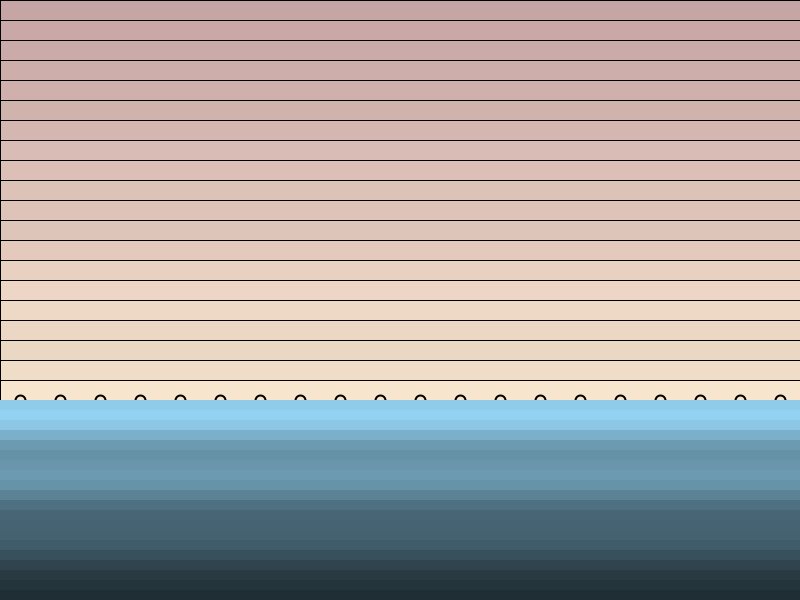
Frame 1 (no input)
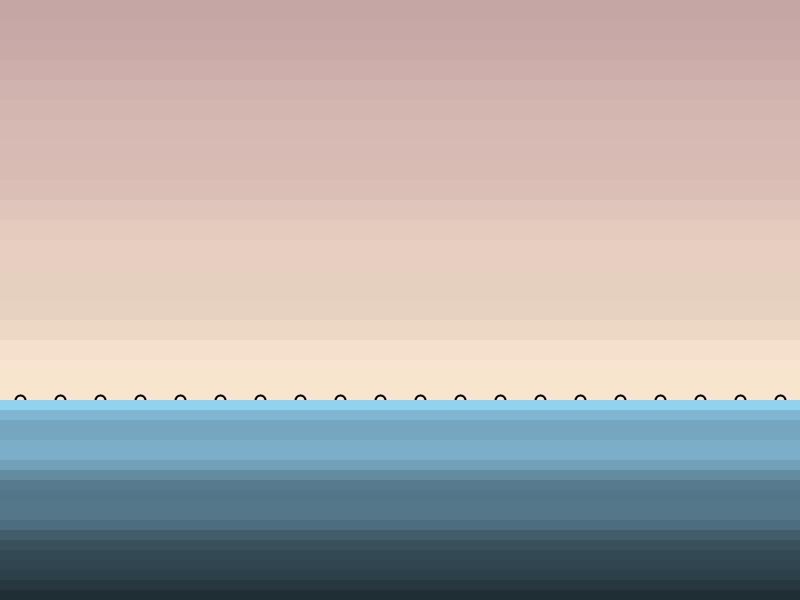
Frame 60 (the mouse pressed at the canvas centre just before this capture)
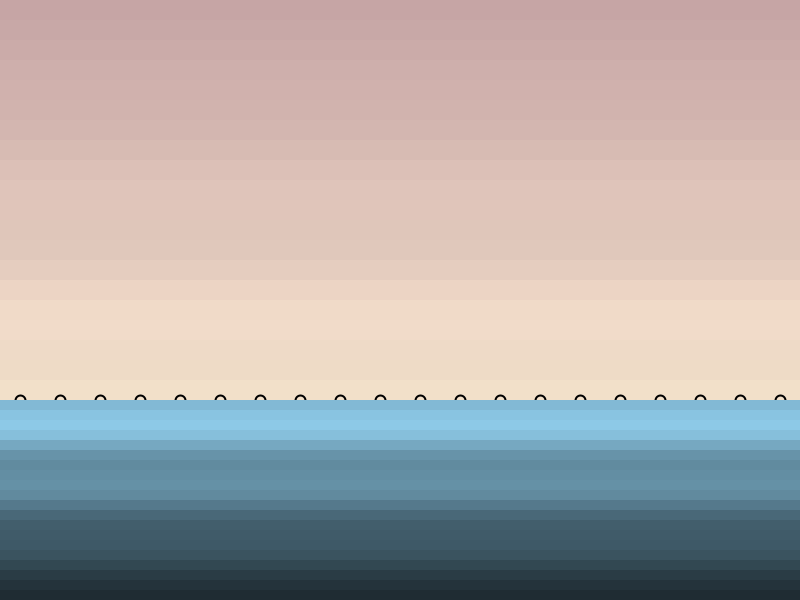
Frame 120 (the mouse held since frame 60 and released just before this capture)

The Processing sketch that drew these frames (run headless with seeded random() and noise(); from frame 60 on, the mouse is pressed at the canvas centre):

// Processing sketch: processing_53059
// ── processing_53059.pde

/* OpenProcessing Tweak of *@*http://www.openprocessing.org/sketch/53059*@* */
/* !do not delete the line above, required for linking your tweak if you upload again */
/**
Island
by Daniel Buschek
February, 2012

Drag around the little handles along the coastline to raise the island of your dreams.
Right-click a handle to bring the corresponding hill into the foreground.
*/


float coastHeight;

int numSegs = 20;
ArrayList<Segment> segs = new ArrayList<Segment>();
Segment dragged;

void setup() {

  size(800, 600);
  frameRate(30);
  smooth();
  colorMode(HSB, 360);

  coastHeight = height/3;

  for (int i = 0; i < numSegs; i++)
    segs.add(new Segment(i*width/(float)numSegs, (i+1)*width/(float)numSegs, height-coastHeight));
}


void draw() {

  float numSteps = 20;
  for (int i = 0; i < numSteps; i++) {
    float cycle = (1 + sin(frameCount * 0.15 + i)/8)/(9/8.0);
    fill(35 * i/numSteps, 60, 280 + 80 * i/numSteps * cycle);
    rect(0, i/numSteps * (height - coastHeight), width, (height - coastHeight)/numSteps);
  }

  for (Segment s : segs)
    s.draw();

  for (Segment s : segs)
    s.drawAnchor();

  noStroke();
  for (int i = 0; i < numSteps; i++) {
    float cycle = (1 + sin(frameCount * 0.15 + i)/8)/(9/8.0);
    fill(200, 140, 60 + 300 * (numSteps - i)/numSteps * cycle);
    rect(0, height - coastHeight + i/numSteps * coastHeight, width, coastHeight/numSteps);
  }
}

void mouseDragged() {

  if (dragged != null) {
    dragged.anchor.x = constrain(mouseX, dragged.left.x - 4*dragged.length, dragged.right.x + 4*dragged.length);
    dragged.anchor.y = constrain(mouseY, 0, height - coastHeight);
  }
}

void mousePressed() {

  for (Segment s : segs)
    if (s.checkMouse()) {
      dragged = s; 
      break;
    }

  if (mouseButton == RIGHT && dragged != null) { 
    segs.remove(dragged);
    segs.add(dragged);
  }
}

void mouseReleased() {
  dragged = null;
}



class Segment {

  PVector left, right, anchor;
  float length;
  Generator gen;

  public Segment(float fromX, float toX, float y) {

    this.left = new PVector(fromX, y);
    this.right = new PVector(toX, y);
    this.length = toX - fromX;
    this.anchor = new PVector(fromX + this.length/2, y);
  }

  boolean checkMouse() {
    return (abs(mouseX-this.anchor.x) < 10 && abs(mouseY-this.anchor.y) < 10);
  }

  void draw() {

    int col = 0;
    float h = this.left.y - this.anchor.y;

    if (h < (height-coastHeight)/10)
      col = color(45, 100, 360);
    else if (h < (height-coastHeight)/3)
      col = color(120, 200, 240);
    else if (h < (height-coastHeight)/2)
      col = color(60, 200, 240);
    else if (h < (height-coastHeight)/1.25)
      col = color(20, 200, 200);
    else
      col = color(0, 70, 100);

    int strokeCol = 0;
    if (this.anchor.y < (height-coastHeight)/10) {
      if (this.gen == null)
        this.gen = new Generator(this.anchor.x, (height-coastHeight)-h*0.7);
      this.gen.loc.x = this.anchor.x;
      this.gen.step();
      this.gen.draw();
      strokeCol = color(30 + sin(frameCount*0.15)*30, 360, 360);
      strokeWeight(5);
    }
    else {
      this.gen = null;  
      strokeWeight(1);
    }

    for (int i = 0; i < 4; i++) {
      if (i == 0)
        stroke(strokeCol);
      else
        noStroke(); 
      fill(hue(col), saturation(col), brightness(col) + sin((1 + i)/3.0 * HALF_PI) * brightness(col)/2);
      bezier(this.left.x - this.length * 4, this.left.y, 
      this.anchor.x, this.anchor.y + i*h/4, 
      this.anchor.x, this.anchor.y + i*h/4, 
      this.right.x + this.length * 4, this.right.y);
    }
  }

  void drawAnchor() {

    if (mouseY > height - coastHeight + 10)
      return;
    noFill();
    strokeWeight(2);
    stroke(0);
    ellipse(this.anchor.x, this.anchor.y, 10, 10);
  }
}



class Generator {

  PVector loc;
  int birthrate = 1;
  int maxParticles = 30;
  float maxRad = 10;
  ArrayList<Particle> particles = new ArrayList<Particle>();
  
  public Generator(float x, float y) {
    this.loc = new PVector(x, y);
  }
  
  void step() {
    
    //Create new ones:
    if (this.particles.size() < maxParticles) {
      for (int i = 0; i < this.birthrate; i++) {
        Particle p = new Particle(this.loc.x, this.loc.y, 
        random(this.maxRad/4, this.maxRad), color(0 + random(60), 360, 360));
        p.acc.add(random(-3, 3), random(-8, -5), 0);
        this.particles.add(p);
      }
    }

    //Delegate step:
    for (Particle p : this.particles)
      p.step();

    //Delete old ones:
    ArrayList<Particle> trash = new ArrayList<Particle>();  
    for (Particle p : this.particles)
      if (p.removable) 
        trash.add(p);
    for (Particle p : trash)
      this.particles.remove(p);
  }

  void draw() {
    for (Particle p : this.particles)
      p.draw();
  }
}



class Particle {

  PVector lastLoc;
  PVector loc;
  PVector speed = new PVector();
  PVector acc = new PVector();
  int col;
  float rad;
  float lifetime = 0;
  float lifetimeMax = 120*random(0.5, 1.5);
  float frictionAcc = 0.95;
  float frictionSpeed = 0.8;
  boolean removable = false;

  public Particle(float x, float y, float rad, int col) {
    this.loc = new PVector(x, y);
    this.lastLoc = this.loc.get();
    this.rad = rad;
    this.col = col;
  }

  void draw() {

    stroke(this.col);
    strokeWeight(2*this.rad);
    line(this.loc.x, this.loc.y, this.lastLoc.x, this.lastLoc.y);
  }

  void step() {

    //Save last location:
    this.lastLoc = this.loc.get();

    //Aging:
    this.lifetime++;
    if (this.lifetime >= this.lifetimeMax)
      this.removable = true;

    //Movement:
    this.acc.add(0, 0.5, 0);
    this.acc.mult(this.frictionAcc);
    this.speed.mult(this.frictionSpeed);
    this.speed.add(this.acc);
    this.loc.add(this.speed);

    if (this.lastLoc.y >= height-coastHeight)
      this.removable = true;
  }
}
